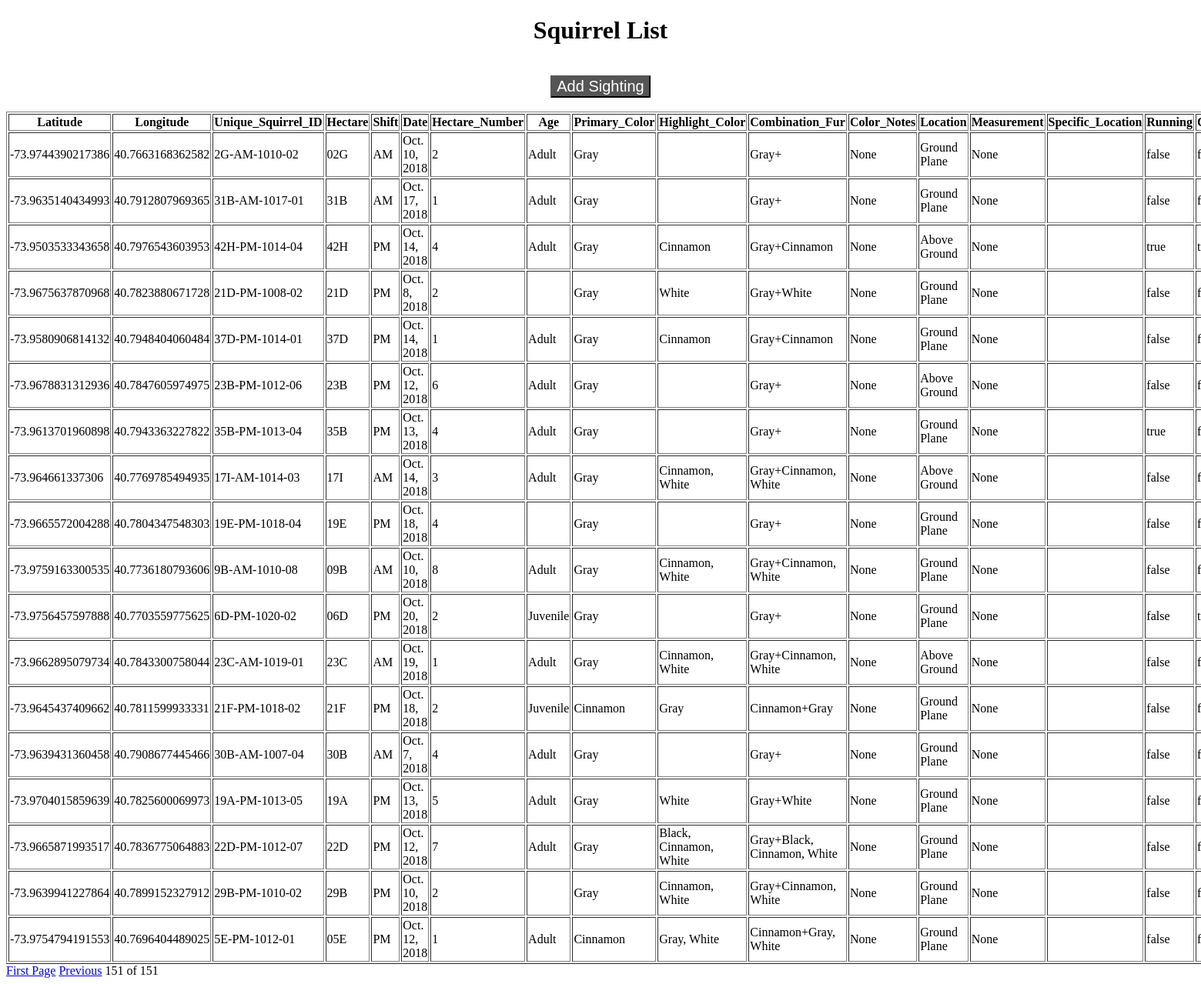
/sightings/?page=151, run on an earlier commit of the app's database.
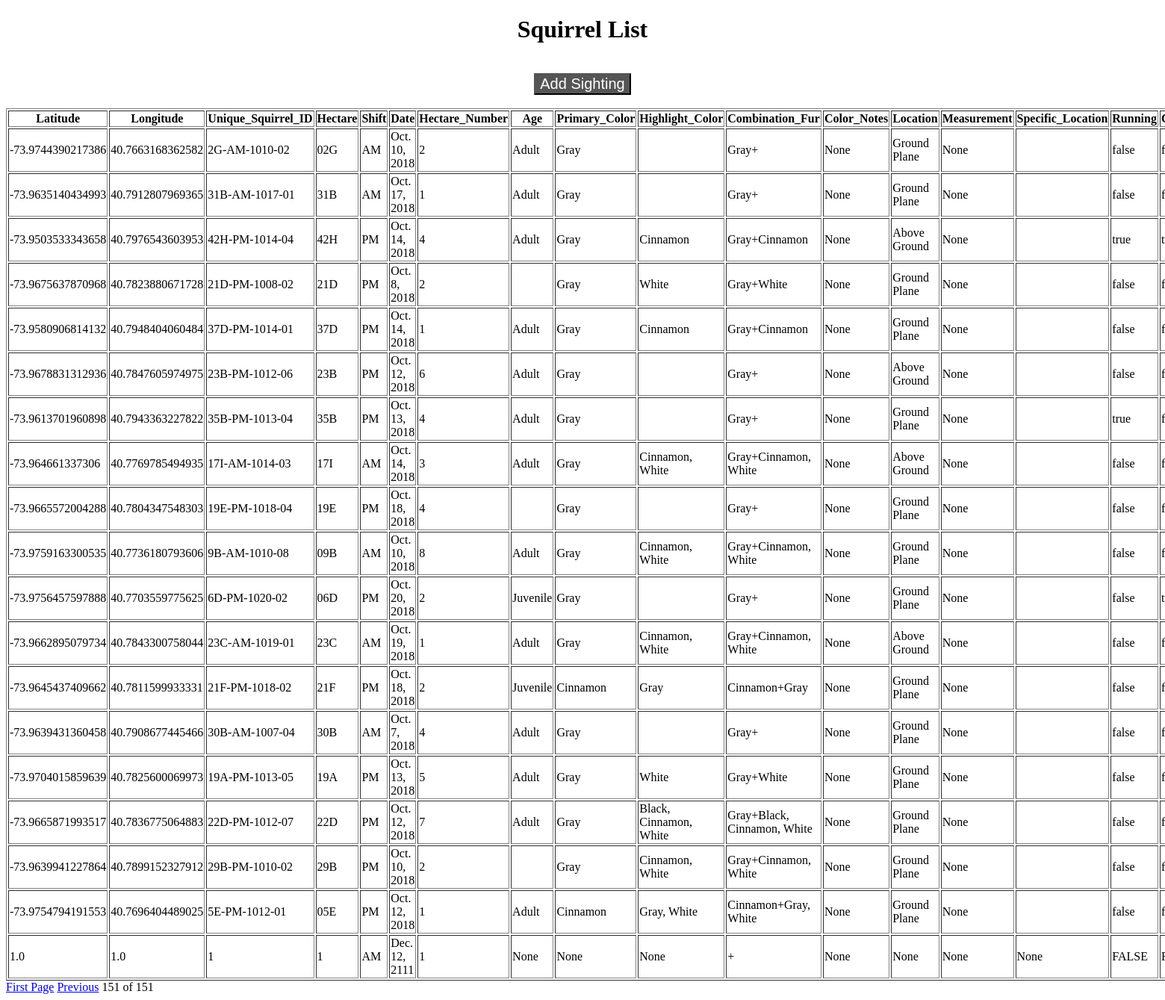
And on a later commit of the database.
### sightings/models.py (models this page shows, shortened)
class Squirrel(models.Model):
    X = models.FloatField(
        help_text=_('X'),
        null=True,
    )
    Y = models.FloatField(
        help_text=_('Y'),
        null=True,
    )
    Unique_Squirrel_ID = models.CharField(
        help_text=_('Unique Squirrel ID'),
        max_length=14,
        primary_key=True,
    )
    Hectare = models.CharField(
        help_text=_('Hectare'),
        max_length = 3,
        null=True,
    )
    AM = 'AM'
    PM = 'PM'
    Shift = models.CharField(
        help_text=_('Shift'),
        choices = (
            (AM, 'AM'),
            (PM, 'PM'),
        ),
        default = AM,
        max_length =2,
        null=True,
    )
    Date = models.DateField(
        help_text=_('Date'),
        null=True,
    )
    Hectare_Squirrel_Number = models.CharField(
        help_text=_('Hectare Squirrel Number'),
        max_length=10,
        null=True,
    )
    ADULT = 'Adult'
    JUVENILE = 'Juvenile'
    UNKNOWN = 'Unknown'
    BLANK = ''
    Age = models.CharField(
        help_text=_('Age'),
        choices = (
            (ADULT, 'Adult'),
            (JUVENILE, 'Juvenile'),
            (UNKNOWN, '?'),
            (BLANK, ''),
        ),
        default = BLANK,
        max_length=10,
        null=True,
        blank=True,
    )
    GRAY = 'Gray'
    BLACK = 'Black'
    CINNAMMON = 'Cinnammon'
    BLANK = ''
    Primary_Fur_Color = models.CharField(
        help_text=_('Primary Fur Color'),
        choices = (
            (GRAY, 'Gray'),
            (BLACK, 'Black'),
            (CINNAMMON, 'Cinnammon'),
            (BLANK, ''),
        ),
        default = BLANK,
        max_length = 10,
        null=True,
        blank=True,
    )
    Gray = 'Gray'
    Black = 'Black'
    Cinnammon = 'Cinnammon'
    White = 'White'
    BlackCinnammon = 'Black, Cinnammon'
    BlackWhite = 'Black, White'
    BlackCinnammonWhite = 'Black, Cinnammon, White'
    CinnammonWhite = 'Cinnammon, White'
    GrayBlack = 'Gray, Black'
    BlackWhite = 'Black, White'
    GrayWhite = 'Gray, White'
    BLANK = ''
    Highlight_Fur_Color = models.CharField(
        help_text=_('Highlight Fur Color'),
        choices = (
            (Gray, 'Gray'),
            (Black, 'Black'),
            (Cinnammon, 'Cinnammon'),
            (White, 'White'),
            (BlackCinnammon, 'Black, Cinnammon'),
            (BlackWhite, 'Black, White'),
            (BlackCinnammonWhite, 'Black, Cinnammon, White'),
            (CinnammonWhite, 'Cinammon, White'),
            (GrayBlack, 'Gray, Black'),
            (BlackWhite, 'Black, White'),
            (GrayWhite, 'Gray, White'),
            (BLANK, ''),
        ),
        default = BLANK,
        max_length = 30,
        null=True,
        blank=True,
    )
    Combination_Fur = models.CharField(
        help_text=_('Combination of Primary and Highlight Color'),
        max_length = 100,
        null=True,
        default='+'
    )
    Color_Notes = models.CharField(
        help_text=_('Color Notes'),
        max_length=100,
        null=True,
        blank=True,
    )
    AboveGround = 'Above Ground'
    GroundPlane = 'Ground Plane'
    BLANK = ''
    Location = models.CharField(
        help_text=_('Location'),
        choices = (
            (AboveGround, 'Above Ground'),
            (GroundPlane, 'Ground Plane'),
            (BLANK, ''),
        ),
        default = BLANK,
        max_length=20,
        null=True,
        blank=True,
    )
    TRUE = 'TRUE'
    FALSE = 'FALSE'
    Above_Ground_Sighter_Measurement = models.CharField(
        help_text=_('Above Ground Sighter Measurement'),
        max_length = 10,
        null=True,
        blank=True,
    )
    Specific_Location = models.CharField(
        help_text=_('Specific Location'),
        max_length=100,
        null=True,
        blank=True,
    )
    Running = models.CharField(help_text=_('Running'),
            choices=((TRUE,'TRUE'),(FALSE,'FALSE')),default=FALSE,max_length=5,null=True)
    Chasing = models.CharField(help_text=_('Chasing'),
            choices=((TRUE,'TRUE'),(FALSE,'FALSE')),default=FALSE,max_length=5,null=True)
    Climbing = models.CharField(help_text=_('Climbing'),
            choices=((TRUE,'TRUE'),(FALSE,'FALSE')),default=FALSE,max_length=5,null=True)
    Eating = models.CharField(help_text=_('Eating'),
            choices=((TRUE,'TRUE'),(FALSE,'FALSE')),default=FALSE,max_length=5,null=True)
    Foraging = models.CharField(help_text=_('Foraging'),
            choices=((TRUE,'TRUE'),(FALSE,'FALSE')),default=FALSE,max_length=5,null=True)
    Other_Activities = models.CharField(
        help_text=_('Other Activities'),
        max_length=100,
        null=True,
        blank=True,
    )
    Kuks = models.CharField(help_text=_('Kuks'),
            choices=((TRUE,'TRUE'),(FALSE,'FALSE')),default=FALSE,max_length=5,null=True)
    Quaas = models.CharField(help_text=_('Quaas'),
            choices=((TRUE,'TRUE'),(FALSE,'FALSE')),default=FALSE,max_length=5,null=True)
    Moans = models.CharField(help_text=_('Moans'),
            choices=((TRUE,'TRUE'),(FALSE,'FALSE')),default=FALSE,max_length=5,null=True)
    Tail_Flags = models.CharField(help_text=_('Tail flags'),
            choices=((TRUE,'TRUE'),(FALSE,'FALSE')),default=FALSE,max_length=5,null=True)
    Tail_Twitches = models.CharField(help_text=_('Tail twitches'),
            choices=((TRUE,'TRUE'),(FALSE,'FALSE')),default=FALSE,max_length=5,null=True)
    Approaches = models.CharField(help_text=_('Approaches'),
            choices=((TRUE,'TRUE'),(FALSE,'FALSE')),default=FALSE,max_length=5,null=True)
    Indifferent = models.CharField(help_text=_('Indifferent'),
            choices=((TRUE,'TRUE'),(FALSE,'FALSE')),default=FALSE,max_length=5,null=True)
    Runs_From = models.CharField(help_text=_('Runs from'),
            choices=((TRUE,'TRUE'),(FALSE,'FALSE')),default=FALSE,max_length=5,null=True)
    Other_Interactions = models.CharField(
        help_text=_('Other Interactions'),
        max_length=100,
        null=True,
        blank=True,
    )
    Lat_Long = models.CharField(
        help_text=_('Lat/Long'),
        max_length=50,
        null=True,
    )
    Zip_Codes = models.CharField(
        help_text=_('Zip Codes'),
        max_length=5,
        null=True,
        blank=True,
    )
    Community_Districts = models.CharField(
        help_text=_('Community Districts'),
        max_length=5,
        null=True,
        default='19',
    )
    Borough_Boundaries = models.CharField(
        help_text=_('Borough Boundaries'),
        max_length=5,
        null=True,
        default='4',
    )
    City_Council_Districts = models.CharField(
        help_text=_('City Council Districts'),
        max_length=5,
        null=True,
        default='19',
    )
    Police_Precincts = models.CharField(
        help_text=_('Police Precincts'),
        max_length=5,
        null=True,
        default='13',
    )

### sightings/views.py (the view)
# urls.py: path('',views.sightings_list,name='sightings'),
def sightings_list(request):
    squirrels = Squirrel.objects.all()
    page = request.GET.get('page',1)
    paginator = Paginator(squirrels, 20)
    try:
    	numbers = paginator.page(page)
    except PageNotAnInteger:
    	numbers = paginator.page(1)
    except EmptyPage:
    	numbers = paginator.page(paginator.num_pages)
    return render(request,'sightings/list.html',{'numbers':numbers})

### sightings/templates/sightings/list.html (shortened to what this page needs)
<!DOCTYPE html>
<html>
<head>
	<h1><center>Squirrel List</center></h1>
</head>
<body>
    <br>
  <a href='add/' class=''>
    <center>
      <button type="button" class='button'>
      Add Sighting
      </button>
    </center>
  </a>
  <br>
	<table border = "1">
	    <thead>
	      <tr>
          <th>Latitude</th>
          <th>Longitude</th>
          <th>Unique_Squirrel_ID</th>
          <th>Hectare</th>
          <th>Shift</th>
          <th>Date</th>
          <th>Hectare_Number</th>
          <th>Age</th>
          <th>Primary_Color</th>
          <th>Highlight_Color</th>
          <th>Combination_Fur</th>
          <th>Color_Notes</th>
          <th>Location</th>
          <th>Measurement</th>
          <th>Specific_Location</th>
          <th>Running</th>
          <th>Chasing</th>
	      </tr>
	    </thead>
	    <tbody id="myTable">
	    	{% for squirrel in numbers %}
	        <tr>
	        <td>{{squirrel.X}}</td>
          	<td>{{squirrel.Y}}</td>
          	<td>{{squirrel.Unique_Squirrel_ID}}</td>
            <td>{{squirrel.Hectare}}</td>
            <td>{{squirrel.Shift}}</td>
            <td>{{squirrel.Date}}</td>
            <td>{{squirrel.Hectare_Squirrel_Number}}</td>
            <td>{{squirrel.Age}}</td>
            <td>{{squirrel.Primary_Fur_Color}}</td>
            <td>{{squirrel.Highlight_Fur_Color}}</td>
            <td>{{squirrel.Combination_Fur}}</td>
            <td>{{squirrel.Color_Notes}}</td>
            <td>{{squirrel.Location}}</td>
            <td>{{squirrel.Above_Ground_Sighter_Measurement}}</td>
            <td>{{squirrel.Specific_Location}}</td>
            <td>{{squirrel.Running}}</td>
            <td>{{squirrel.Chasing}}</td>
	        </tr>
	    	{% endfor %}
	    </tbody>
  	</table>
  	<div class="pagination">
        {% if numbers.has_previous %}
          <a href="?page=1">First Page</a>
          <a href="?page={{ numbers.previous_page_number }}">Previous</a>
        {% endif %}
        <span>{{ numbers.number }}</span>
        <span">of</span>
        <span>{{ numbers.paginator.num_pages }}</span>
    </div>
</body>
</html>

### sightings/templates/sightings/list.html (style rules this page uses)
.button { background-color: #555555; font-size: 20px; color: white; }

What changed in the data, as far as the page shows it:
added Squirrel: X "1.0", Y "1.0", Unique_Squirrel_ID "1", Hectare "1", Shift "AM", Date "Dec. 12, 2111", Hectare_Squirrel_Number "1", Age "None", Primary_Fur_Color "None", Highlight_Fur_Color "None", Combination_Fur "+", Color_Notes "None", Location "None", Above_Ground_Sighter_Measurement "None", Specific_Location "None", Running "FALSE"
